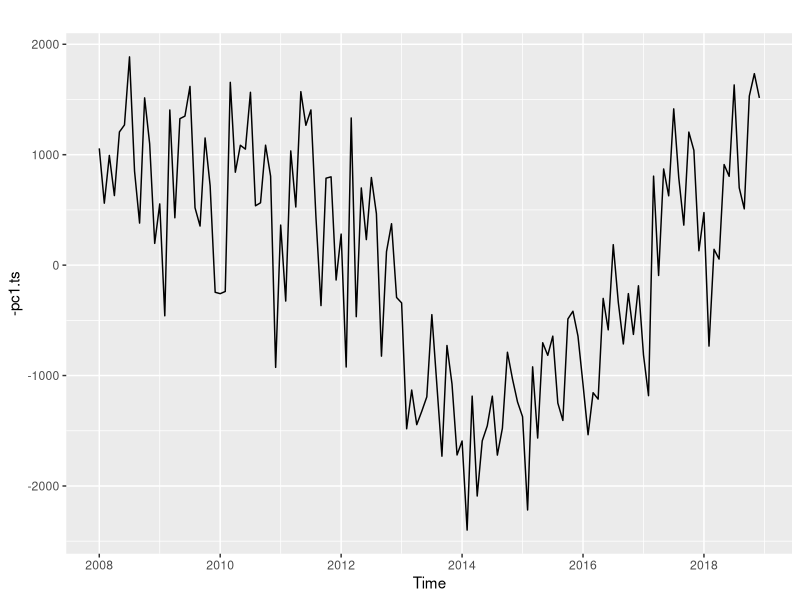
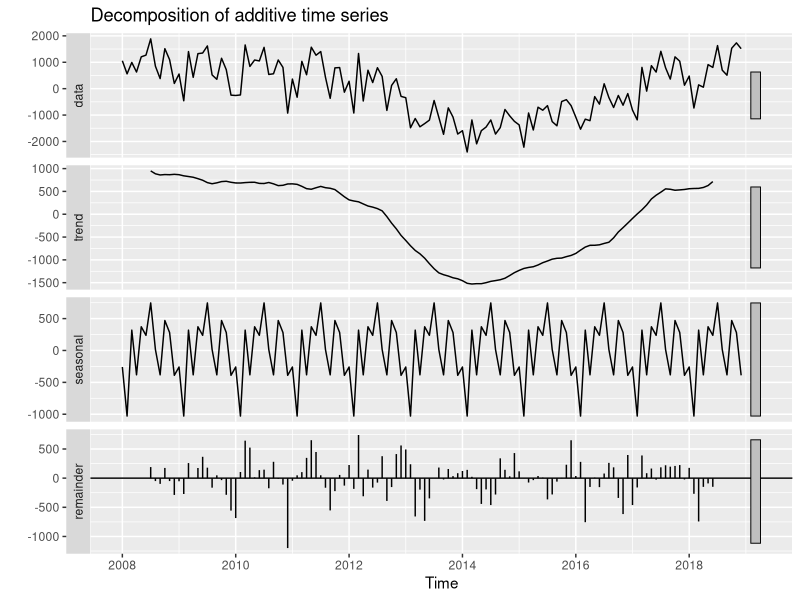
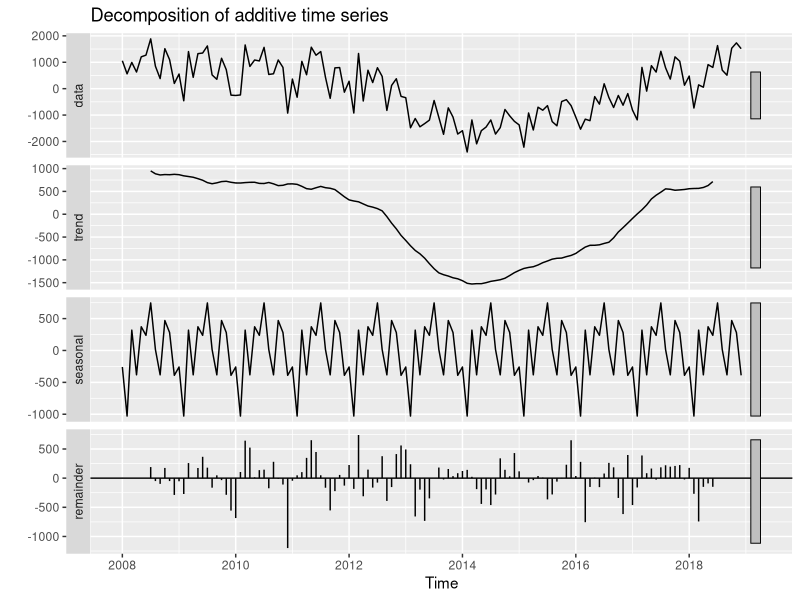
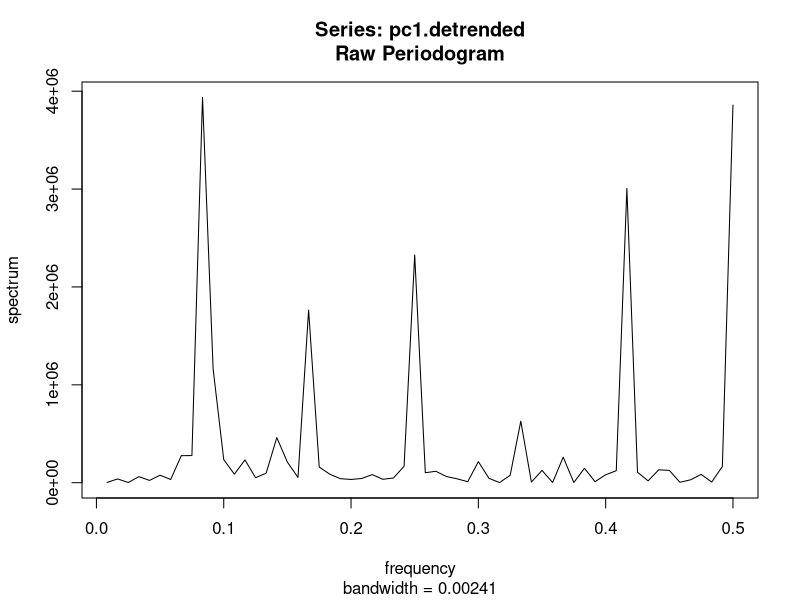
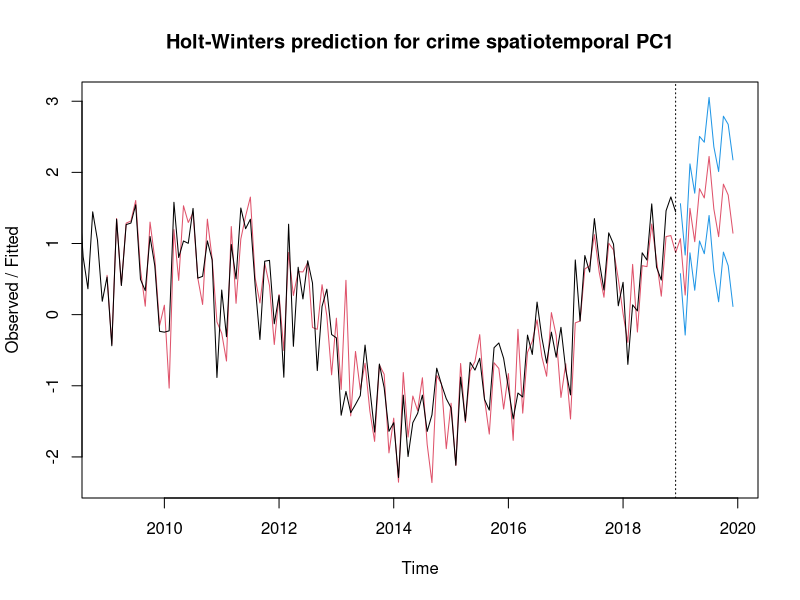
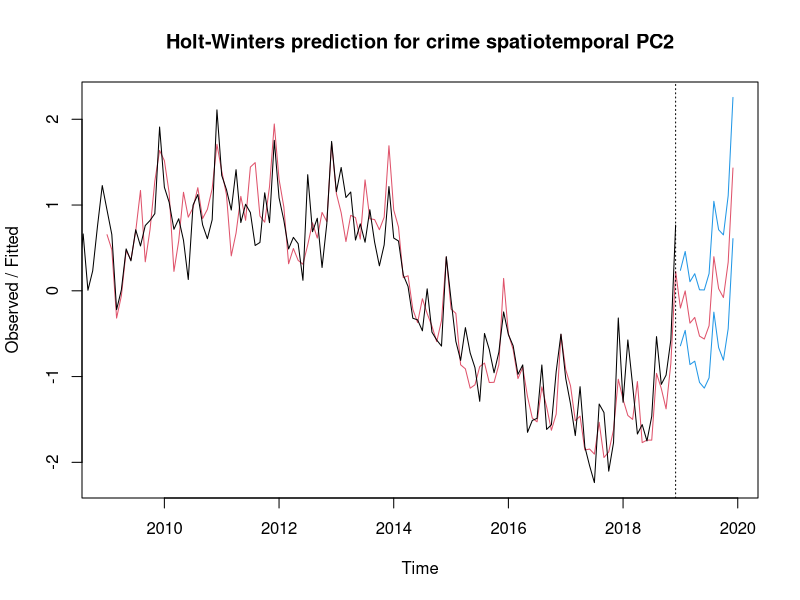
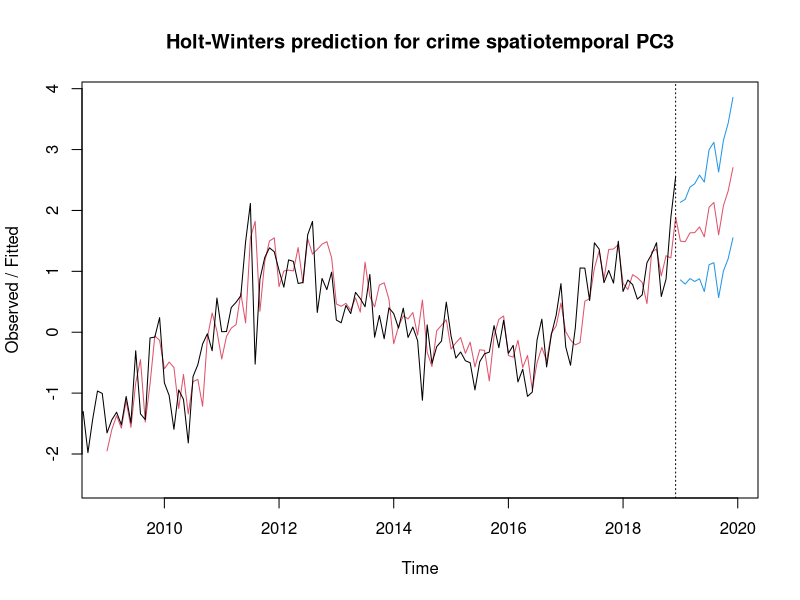

Write the R code that produced these figures, in order. (Note: this script raises an error after producing the figures.)
library(ggfortify)
library(forecast)

df <- read.csv("data/crime_by_borough.csv", row.names = "Borough")
pca.1 <- prcomp(df)
pca.2 <- prcomp(t(df))

pca.1$x

write.csv(pca.1$x, "data/crime_pca_spatial.csv")
write.csv(pca.2$x, "data/crime_pca_temporal.csv")

signif(pca.1$x[,1:3], 2)

pc1.ts <- ts(as.vector(pca.2$x[,1]), frequency=12, start=c(2008,1))
pc2.ts <- ts(as.vector(pca.2$x[,2]), frequency=12, start=c(2008,1))
pc3.ts <- ts(as.vector(pca.2$x[,3]), frequency=12, start=c(2008,1))

pc1.decomp <- decompose(-pc1.ts)
pc1.detrended <- pc1.decomp$x - pc1.decomp$trend
pc1.detrended <- pc1.detrended[!is.na(pc1.detrended)]

autoplot(-pc1.ts)
autoplot(decompose(-pc1.ts))

-pc1.ts %>% decompose %>% autoplot
spec.pgram(pc1.detrended, taper=0, log="no")

# How do I pretty plot spectrogram?

# PC1: Level
hw.pc1 <- HoltWinters(ts(scale(-pc1.ts), frequency=12, start=c(2008,1)))
forecast.pc1 <- predict(hw.pc1, n.ahead=12, level = 0.8, prediction.interval = T)
plot(hw.pc1, forecast.pc1, main="Holt-Winters prediction for crime spatiotemporal PC1")

# PC2: Funding
hw.pc2 <- HoltWinters(ts(scale(-pc2.ts), frequency=12, start=c(2008,1)))
forecast.pc2 <- predict(hw.pc2, n.ahead=12, level = 0.8, prediction.interval = T)
plot(hw.pc2, forecast.pc2, main="Holt-Winters prediction for crime spatiotemporal PC2")

# PC3: Media excitement (peaks in 2012 and 2018 correlated to Olympics and post-Brexit)
hw.pc3 <- HoltWinters(ts(scale(-pc3.ts), frequency=12, start=c(2008,1)))
forecast.pc3 <- predict(hw.pc3, n.ahead=12, level = 0.8, prediction.interval = T)
plot(hw.pc3, forecast.pc3, main="Holt-Winters prediction for crime spatiotemporal PC3")

## Let's regress the east series on PC1/2/3

east <- read.csv("data/east_avg_crime.csv")
east <- ts(east$East, frequency=12, start=c(2008,1))

#m <- lm(east ~ -pc1.ts + -pc2.ts + -pc3.ts)
m <- lm(east ~ -pc1.ts)
summary(m)
crime.east.pc <- data.frame(east, -pc1.ts, -pc2.ts, -pc3.ts)
colnames(crime.east.pc) <- c("east", "pc1", "pc2", "pc3")
crime.east.pc.scaled <- data.frame(scale(crime.east.pc))

google.trends <- read.csv("data/london_google_trends_clean.csv")
head(google.trends)
crime.east.pc.scaled$GoogleTrends <- google.trends$GoogleTrendsInterest

head(crime.east.pc.scaled)

m <- lm(east ~ pc1 + pc2 + pc3 + GoogleTrends, data=crime.east.pc.scaled)
summary(m)
st(east)
st
east.factor.forecast <- m$coefficients[2] * forecast.pc1[,1] + m$coefficients[3] * forecast.pc2[,1] + m$coefficients[4] * forecast.pc3[,1]

east.factor.forecast.descaled <- sd(east) * east.factor.forecast + mean(east)

plot(east.factor.forecast.descaled)
ts(east.factor.forecast.descaled, frequency = 12, start=c(2019,1))

plot(east, ts(east.factor.forecast.descaled, frequency = 12, start=c(2019,1)))

plot(east)

library(xts)

ts1<-as.xts(east)
ts2<-as.xts(east.factor.forecast.descaled)
ts3 <- c(ts1, ts2)
ts3
plot(ts3, main="Average monthly crime in East boroughs")
events <- xts(c("Olympics", "Forecast"), as.Date(c("2012-07-01", "2019-01-01")))
addEventLines(events, srt=90, pos=2)
events
